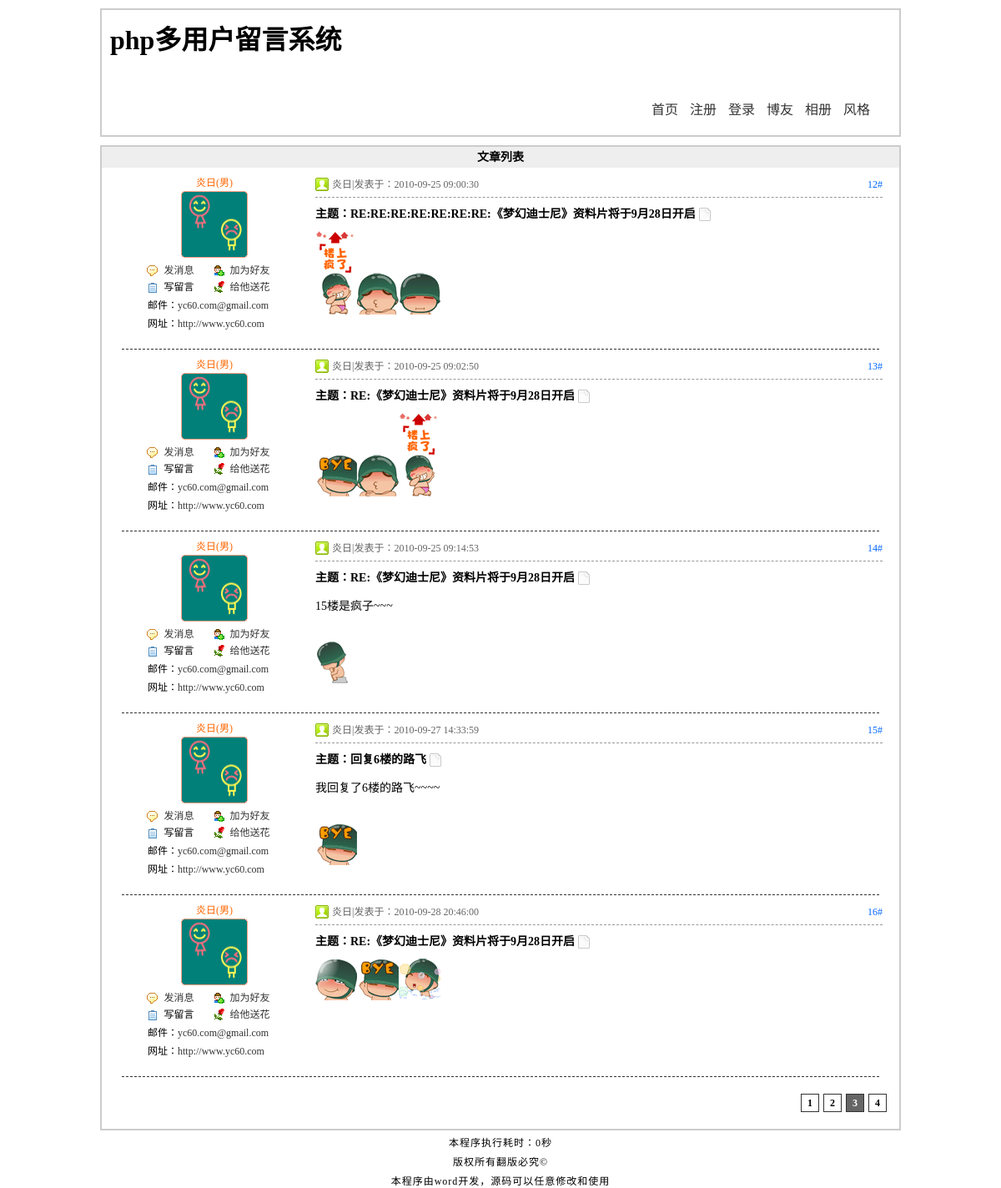
Screenshot of /article.php?id=16&page=3 with the database file from the repository.
### tables this page shows
CREATE TABLE `tg_article` (
  `tg_id` mediumint(8) unsigned NOT NULL auto_increment COMMENT '//id',
  `tg_reid` mediumint(8) unsigned NOT NULL default '0' COMMENT '//主题ID',
  `tg_username` varchar(20) NOT NULL COMMENT '//发帖人',
  `tg_type` tinyint(2) unsigned NOT NULL COMMENT '//发帖类型',
  `tg_title` varchar(40) NOT NULL COMMENT '//帖子标题',
  `tg_content` text NOT NULL COMMENT '//帖子内容',
  `tg_readcount` smallint(5) unsigned NOT NULL default '0' COMMENT '//阅读量',
  `tg_commendcount` smallint(5) unsigned NOT NULL default '0' COMMENT '//评论量',
  `tg_last_modify_date` datetime NOT NULL COMMENT '//最后修改时间',
  `tg_date` datetime NOT NULL COMMENT '//发帖时间',
  PRIMARY KEY  (`tg_id`)
);

### includes/mysql.func.php (called while the page is built, shortened)
<?php
function _num_rows($result){
	return mysql_num_rows($result);
}
function _query($_sql){
    if(!$_result=mysql_query($_sql)){
        exit("SQL执行失败!".mysql_error());
    }
    return $_result;
}
function _fetch_array($_sql){
	return mysql_fetch_array(_query($_sql),MYSQL_ASSOC);
}
 ?>

### article.php (the view, shortened to what this page needs)
<?php
require dirname(__FILE__).'/includes/common.inc.php';
if(isset($_GET['id'])){
    if(!!$_rows=_fetch_array("SELECT
                                     tg_id,
                                     tg_username,
                                     tg_title,
                                     tg_type,
                                     tg_content,
                                     tg_readcount,
                                     tg_commendcount,
                                     tg_date,
                                     tg_last_modify_date
                                FROM
                                     tg_article
                                WHERE
                                     tg_reid=0
                                 AND
                                      tg_id='{$_GET['id']}'")){
      $_html=array();
      $_html['reid']=$_rows['tg_id'];
      $_html['username_subject']=$_rows['tg_username'];
      $_html['articleid']=$_rows['tg_id'];
      $_html['title']=$_rows['tg_title'];
      $_html['type']=$_rows['tg_type'];
      $_html['content']=$_rows['tg_content'];
      $_html['readcount']=$_rows['tg_readcount'];
      $_html['commendcount']=$_rows['tg_commendcount'];
      $_html['date']=$_rows['tg_date'];
      $_html['last_modify_date']=$_rows['tg_last_modify_date'];
      if(!!$_rows=_fetch_array("SELECT
                                     tg_id,
                                     tg_face,
                                     tg_sex,
                                     tg_email,
                                     tg_url,
                                     tg_switch,
                                     tg_autograph
                                FROM
                                     tg_user
                                WHERE
                                      tg_username='{$_html['username_subject']}'")){
        $_html['userid']=$_rows['tg_id'];
        $_html['face']=$_rows['tg_face'];
        $_html['sex']=$_rows['tg_sex'];
        $_html['email']=$_rows['tg_email'];
        $_html['url']=$_rows['tg_url'];
        $_html['switch']=$_rows['tg_switch'];
        $_html['autograph']=$_rows['tg_autograph'];
        $_html=_html($_html);
        $_id='id='.$_html['reid'].'&';
        if ($_html['last_modify_date']!='0000-00-00 00:00:00'){
            $_html['last_modify_date_string']='本帖已由['.$_html['username_subject'].']于'.$_html['last_modify_date'].'修改！';
        }
        if($_html['switch']==1){
            $_html['autograph_html']= '<p class="autograph">'. $_html['autograph'].'</p>';
        }
        global $_pagenum,$_pagesize,$_page;
        _page("SELECT tg_id FROM tg_article WHERE tg_reid='{$_html['reid']}'", 5);
        $_result=_query("SELECT
                                tg_username,tg_type,tg_title,tg_content,tg_date
                           FROM
                                tg_article
                          WHERE
                                tg_reid='{$_html['reid']}'
                       ORDER BY
                                tg_date ASC
                          LIMIT
                                $_pagenum,$_pagesize");
      }else{
      }
    }else{
        _alert_back('不存在这个帖子！');
    }
}else{
    _alert_back('非法操作！');
}
?>
<!DOCTYPE html PUBLIC "-//W3C//DTD XHTML 1.0 Transitional//EN" "http://www.w3.org/TR/xhtml1/DTD/xhtml1-transitional.dtd">
<html xmlns="http://www.w3.org/1999/xhtml">
<head>
<?php
    require ROOT_PATH.'includes/title.inc.php';
?>
</head>
<body>
<?php
    require ROOT_PATH.'includes/header.inc.php';
?>
<div id="article">
    <h2>文章列表</h2>
    <?php
    $_i=2;
    while (!!$_rows=mysql_fetch_array($_result,MYSQL_ASSOC)){
                $_html['username']=$_rows['tg_username'];
                $_html['type']=$_rows['tg_type'];
                $_html['retitle']=$_rows['tg_title'];
                $_html['content']=$_rows['tg_content'];
                $_html['date']=$_rows['tg_date'];
                $_html=_html($_html);
                if(!!$_rows=_fetch_array("SELECT
                                                tg_id,
                                                tg_face,
                                                tg_sex,
                                                tg_email,
                                                tg_url,
                                                tg_switch,
                                                tg_autograph
                                            FROM
                                                tg_user
                                           WHERE
                                                tg_username='{$_html['username']}'")){
                $_html['userid']=$_rows['tg_id'];
                $_html['face']=$_rows['tg_face'];
                $_html['sex']=$_rows['tg_sex'];
                $_html['email']=$_rows['tg_email'];
                $_html['url']=$_rows['tg_url'];
                $_html['switch']=$_rows['tg_switch'];
                $_html['autograph']=$_rows['tg_autograph'];
                $_html=_html($_html);
                if ($_i==2 && $_page==1){
                    if($_html['username']==$_html['username_subject']){
                        $_html['username_html']=$_html['username'].'[楼主]';
                    }else {
                        $_html['username_html']=$_html['username'].'[沙发]';
                    }
                }else {
                    $_html['username_html']=$_html['username'];
                }
                }else{
                }
    ?>
    <div class="re">
        <dl>
            <dd class="user"><?php echo $_html['username_html']?>(<?php echo $_html['sex']?>)</dd>
            <dt><img src="<?php echo $_html['face']?>" alt="<?php echo $_html['face']?>" title="<?php echo $_html['username']?>"/></dt>
            <dd class="message"><a href="javascript:;" name="message" title="<?php echo $_html['userid']?>">发消息</a></dd>
            <dd class="friend"><a href="javascript:;" name="friend" title="<?php echo $_html['userid']?>">加为好友</a></dd>
            <dd class="guest">写留言</dd>
            <dd class="flower"><a href="javascript:;" name="flower" title="<?php echo $_html['userid']?>">给他送花</a></dd>
            <dd class="email">邮件：<a href="mailto:<?php echo $_html['email']?>"><?php echo $_html['email']?></a></dd>
            <dd class="url">网址：<a href="<?php echo $_html['url']?>" target="_blank"><?php echo $_html['url']?></a></dd>
        </dl>
        <div class="content">
            <div class="user">
                <span><?php echo ($_i+($_page-1)*$_pagesize)?>#</span><?php echo $_html['username']?>|发表于：<?php echo $_html['date']?>
            </div>
            <h3>主题：<?php echo $_html['retitle']?><img src="images/icon<?php echo $_html['type']?>.gif" alt="" /><?php echo $_html['re']?></h3>
            <div class="detail">
              <?php echo _ubb($_html['content'])?>
            </div>
        </div>
    </div>
    <p class="line"></p>
    <?php
    $_i++; }
    _pageing(1);
    ?>
</div>
<?php
    require ROOT_PATH.'includes/footer.inc.php';
?>
</body>
</html>

### includes/global.func.php (shortened to what this page needs)
<?php
function _pageing($_type){
    global $_page,$_pageabsolute,$_num,$_id;
    if($_type==1){
        echo '<div id="page_num">';
           echo '<ul>';
                    for($i=0;$i<$_pageabsolute;$i++){
                        if(($i+1)==$_page){
                            echo '<li><a href="'.SCRIPT.'.php?'.$_id.'page='.($i+1).'"class="selected">'.($i+1).'</a></li>';
                        }else{
                            echo '<li><a href="'.SCRIPT.'.php?'.$_id.'page='.($i+1).'">'.($i+1).'</a></li>';
                        }
                    }
            echo '</ul>';
        echo '</div>';
    }else if($_type==2){
        echo '<div id="page_text">';
            echo '<ul>';
                echo '<li><strong> '.$_page.'/'.$_pageabsolute.'</strong>页|</li>';
                    echo '<li>共有<strong>'.$_num.'</strong>条数据|</li>';
                        if ($_page==1){
                            echo '<li>首页|</li>';
                            echo '<li>上一页|</li>';
                        }else{
                            echo '<li><a href="'.SCRIPT.'.php">首页</a>|</li>';
                            echo '<li><a href="'.SCRIPT.'.php?'.$_id.'page='.($_page-1).'">上一页</a>|</li>';
                        }
                        if ($_page==$_pageabsolute){
                            echo '<li>下一页|</li>';
                            echo '<li>尾页</li>';
                        }else {
                            echo '<li><a href="'.SCRIPT.'.php?'.$_id.'page='.($_page+1).'">下一页</a>|</li>';
                            echo '<li><a href="'.SCRIPT.'.php?'.$_id.'page='.$_pageabsolute.'">尾页</a></li>';
                        }
                echo '</ul>';
           echo '</div>';
    }
}
function _page($_sql,$_size){
    global $_num,$_page,$_pagenum,$_pageabsolute,$_pagesize;
    if(isset($_GET['page'])){
        $_page=$_GET['page'];
        if(empty($_page)||$_page<=0||!is_numeric($_page)){
            $_page=1;
        }else{
            $_page=intval($_page);
        }
    }else{
        $_page=1;
    }
    $_pagesize=$_size;
    $_num= _num_rows(_query($_sql));
    if($_num==0){
        $_pageabsolute=1;
    }else{
        $_pageabsolute=ceil($_num/$_pagesize);
    }
    $_pagenum=($_page - 1)*$_pagesize;
}
function _html($_string){
    if(is_array($_string)){
        foreach ($_string as $_key=>$_value){
                $_string[$_key]=_html($_value);
        }
    }else{
        $_string=htmlspecialchars($_string);
    }
    return $_string;
}
function _ubb($_string){
    $_string=nl2br($_string);
    $_string=preg_replace('/\[size=(.*)\](.*)\[\/size\]/U','<span style="font-size:\1px">\2</span>', $_string);
    $_string=preg_replace('/\[b\](.*)\[\/b\]/U','<strong>\1</strong>', $_string);
    $_string=preg_replace('/\[i\](.*)\[\/i\]/U','<em>\1</em>', $_string);
    $_string=preg_replace('/\[u\](.*)\[\/u\]/U','<span style="text-decoration:underline">\1</span>', $_string);
    $_string=preg_replace('/\[s\](.*)\[\/s\]/U','<span style="text-decoration:line-through">\1</span>', $_string);
    $_string=preg_replace('/\[color=(.*)\](.*)\[\/color\]/U','<span style="color:\1">\2</span>', $_string);
    $_string=preg_replace('/\[url\](.*)\[\/url\]/U','<a href="\1" target="_blank">\1</a>', $_string);
    $_string=preg_replace('/\[email\](.*)\[\/email\]/U','<a href="mailto:\1">\1</a>', $_string);
    $_string=preg_replace('/\[img\](.*)\[\/img\]/U','<img src="\1" />', $_string);
    $_string=preg_replace('/\[flash\](.*)\[\/flash\]/U','<embed style="width:500px;height:500px;" src="\1"/>', $_string);
    return $_string;
}
?>

### styles/1/basic.css (style rules this page uses)
* { margin:0; padding:0; }
body { background:#fff; width:960px; margin:0 auto; }
ul { list-style-type:none; }
h2 { background:#eee; font-size:14px; height:25px; line-height:25px; text-indent:10px; }
#page_num { clear:both; font-size:12px; }
#page_num ul { text-align:right; padding-top:20px; padding-right:10px; }
#page_num ul li { width:20px; height:20px; text-align:center; border:1px solid #333; display:inline-block; margin:0 5px 0 0 }
#page_num ul li a { width:20px; height:20px; line-height:20px; display:block; color:#000; text-decoration:none; font-weight:bold; }
#page_num ul li a:hover,#page_num ul li a.selected { color:#fff; background:#666; font-weight:bold; }

### styles/1/article.css (style rules this page uses)
#article { width:auto; min-height:800px; border:2px solid #ccc; font-size:12px; padding-bottom:20px; }
#article h2 { text-indent:0px; text-align:center; }
#article p.line { height:20px; clear:both; border-bottom:1px dashed #333; width:95%; margin:0 auto; }
#article .re dl { width:170px; padding-top:8px; float:left; padding-left:50px; }
#article .re dl dt { width:170px; text-align:center; margin:0 0 5px 0; }
#article .re dl dt img { display:block; margin:0 auto; }
#article .re dl dd { width:85px; height:20px; line-height:20px; float:left; text-align:center; cursor:pointer; }
#article .re dl dd a { text-decoration:none; color:#333; }
#article .re dl dd.user { width:170px; float:none; text-align:center; color:#f60; }
#article .re dl dd.message { background:url(../../images/x1.gif)no-repeat 4px center; }
#article .re dl dd.friend { background:url(../../images/x2.gif)no-repeat -2px center; }
#article .re dl dd.guest { background:url(../../images/x3.gif)no-repeat 4px center; }
#article .re dl dd.flower { background:url(../../images/x4.gif)no-repeat -2px center; }
#article .re dl dd.email { width:170px; text-align:left; text-indent:5px; padding:2px 0 0 0; }
#article .re dl dd.url { width:170px; text-align:left; text-indent:5px; padding:2px 0 0 0; }
#article .re div.content { width:680px; float:right; padding:5px 20px 0 0; }
#article .re div.content .user { line-height:30px; heitht:30px; background:url(../../images/member.gif)no-repeat left center; border-bottom:1px dashed #999; color:#666; padding:0 0 0 20px; }
#article .re div.content .user span { float:right; color:#06f; }
#article .re div.content h3 { font-size:14px; height:40px; line-height:40px; }
#article .re div.content h3 img { position:relative; top:4px; margin-left:3px; }
#article .re div.content .detail { line-height:200%; font-size:14px; }

### rows the page displays
tg_article: tg_username "炎日", sex "男", email "yc60.com@gmail.com", url "http://www.yc60.com", _pagesize "12", tg_date "2010-09-25 09:00:30", tg_title "RE:RE:RE:RE:RE:RE:RE:《梦幻迪士尼》资料片将于9月28日开启", tg_content (picture)
tg_article: tg_username "炎日", sex "男", email "yc60.com@gmail.com", url "http://www.yc60.com", _pagesize "13", tg_date "2010-09-25 09:02:50", tg_title "RE:《梦幻迪士尼》资料片将于9月28日开启", tg_content (picture)
tg_article: tg_username "炎日", sex "男", email "yc60.com@gmail.com", url "http://www.yc60.com", _pagesize "14", tg_date "2010-09-25 09:14:53", tg_title "RE:《梦幻迪士尼》资料片将于9月28日开启", tg_content "15楼是疯子~~~", tg_content (picture)
tg_article: tg_username "炎日", sex "男", email "yc60.com@gmail.com", url "http://www.yc60.com", _pagesize "15", tg_date "2010-09-27 14:33:59", tg_title "回复6楼的路飞", tg_content "我回复了6楼的路飞~~~~", tg_content (picture)
tg_article: tg_username "炎日", sex "男", email "yc60.com@gmail.com", url "http://www.yc60.com", _pagesize "16", tg_date "2010-09-28 20:46:00", tg_title "RE:《梦幻迪士尼》资料片将于9月28日开启", tg_content (picture)

### other values shown
_runtime()-START_TIME "0"
